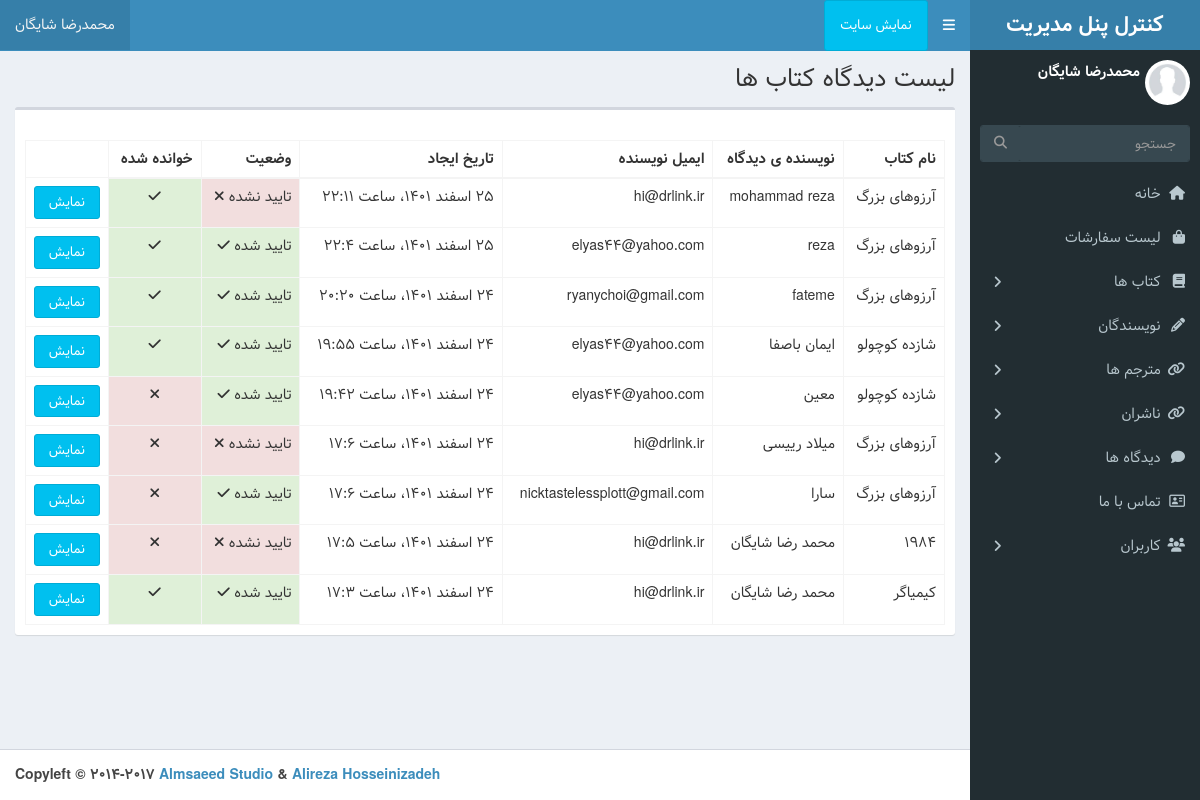
The app's page /admin-dashboard/book-comments (signed in) with its own data.
### book/models.py (models this page shows, shortened)
class BookComment(models.Model):
	book = models.ForeignKey(Book,on_delete=models.CASCADE,related_name='comments')
	name = models.CharField(max_length=100)
	email = models.EmailField()
	body = models.TextField()
	created_on = models.DateTimeField(auto_now_add=True)
	active = models.BooleanField(default=False)
	is_read = models.BooleanField(default=False)
	class Meta:
		db_table = 'Book Comment'
		ordering = ['-created_on']
	def jpublish(self):
		return jalali_converter(self.created_on)
	objects = BookCommentManager()

class Book (models.Model):
	STATUS_CHOICES = (
		('A',  "Available"),
		('U',"Unavailable"),
		)
	name = models.CharField(max_length=255)
	slug = models.CharField(max_length=255 , unique=True)
	publisher = models.ForeignKey(Publisher , on_delete=models.CASCADE)
	author = models.ForeignKey(Author , on_delete=models.CASCADE, related_name='books')
	translator = models.ForeignKey(Translator , on_delete=models.CASCADE)
	code = models.IntegerField(unique=True)
	description = RichTextField()
	pages = models.IntegerField()
	published_date = models.IntegerField()
	status = models.CharField(max_length=1 , choices=STATUS_CHOICES)
	active_date = models.DateField(auto_now_add=True)
	image = models.ImageField(upload_to='image')
	price = models.IntegerField()
	class Meta:
		db_table = 'Book'
		ordering = ['-active_date', '-id']
		get_latest_by = 'active_date'
	def __str__(self):
		return self.name
	objects = BookManager()

### dashboard/views.py (the view)
# urls.py: path('book-comments', views.BookCommentDashboard.as_view() , name='book-comments_list'),
class BookCommentDashboard(LoginRequiredMixin ,DashboardLoginMixin, ListView):
    queryset = BookComment.objects.all()
    template_name = 'dashboard/book_comment_list.html'
    paginate_by = 10

### dashboard/mixins.py (called while the page is built)
	def dispatch(self, request, *args, **kwargs):
		if request.user.is_superuser or request.user.is_staff:
			return super().dispatch(request, *args, **kwargs) # type: ignore
		else:
			return redirect ('Book:index')

### extensions/jalali.py (called while the page is built)
    def persian_tuple(self):
        return self.persian_year, self.persian_month, self.persian_day

### extensions/utils.py (called while the page is built)
def persian_numbers_converter(mystr):
	numbers = {
		"0": "۰",
		"1": "۱",
		"2": "۲",
		"3": "۳",
		"4": "۴",
		"5": "۵",
		"6": "۶",
		"7": "۷",
		"8": "۸",
		"9": "۹",
	}
	for e, p in numbers.items():
		mystr = mystr.replace(e, p)
	return mystr

def jalali_converter(time):
	jmonths = ["فروردین", "اردیبهشت", "خرداد", "تیر", "مرداد", "شهریور", "مهر", "آبان", "آذر", "دی", "بهمن", "اسفند",]
	time = timezone.localtime(time)
	time_to_str = "{},{},{}".format(time.year, time.month,time.day)
	time_to_tuple = jalali.Gregorian(time_to_str).persian_tuple()
	time_to_list = list(time_to_tuple)
	for index, month in enumerate(jmonths):
		if time_to_list[1] == index + 1:
			time_to_list[1] = month
			break
	output = "{} {} {}، ساعت {}:{}".format(
		time_to_list[2],
		time_to_list[1],
		time_to_list[0],
		time.hour,
		time.minute,
	)
	return persian_numbers_converter(output)

### templates/dashboard/book_comment_list.html (shortened to what this page needs)
{% extends 'dashboard/base.html' %}
{% load static %}
{% block title %} لیست دیدگاه کتاب ها {% endblock %}
{% block main %}
    <section class="content">
        <div class="row">
            <div class="col-xs-12">
                <div class="box">
                    <div class="box-header">
              </div>
              <div class="box-body">
                <table id="example2" class="table table-bordered table-hover">
                  <thead>
                  <tr>
                    <th>نام کتاب</th>
                    <th>نویسنده ی دیدگاه </th>
                    <th> ایمیل نویسنده</th>
                    <th>تاریخ ایجاد</th>
                    <th>وضعیت</th>
                    <th>خوانده شده</th>
                  </tr>
                  </thead>
                  <tbody>
                      {% for comment in object_list %}
                    <tr>
                        <td>{{comment.book}}</td>
                        <td> {{comment.name}}</td>
                        <td>{{comment.email}}</td>
                        <td>{{comment.jpublish}} </td>
                        {% if comment.active == False %}<td  class="tp-3 mb-2 bg-danger text-white">تایید نشده <i class="fa fa-close"></i></td>{% else %}
                        <td class="p-3 mb-2 bg-success text-white">تایید شده <i class="fa fa-check"></i></td>{% endif %}
                        {% if comment.is_read == False %}<td  style="text-align: center;" class="tp-3 mb-2 bg-danger text-white"><i class="fa fa-close"></i></td>{% else %}
                        <td style="text-align: center;" class="p-3 mb-2 bg-success text-white"> <i class="fa fa-check"></i></td>{% endif %}
                        <td><a href="{% url 'Dashboard:book_comment_detail' comment.pk %}" class="btn btn-block btn-info">نمایش</a></td>
                    </tr>
                    {% endfor %}
                  </tbody>
                </table>
              </div>
            </div>
        </div>
        <section class="articles-pagination">
            <div class="container p-4 ">
            </div>
            </section>
      </section>
{% endblock %}

### templates/dashboard/base.html (shortened to what this page needs)
{% load static %}
<!DOCTYPE html>
<html>
<head>
  <link rel="stylesheet" href="{% static 'dashboard/dist/css/bootstrap-theme.css' %}">
  <link rel="stylesheet" href="{% static 'dashboard/dist/css/rtl.css' %}">
  <link rel="stylesheet" href="{% static 'dashboard/bower_components/font-awesome/css/font-awesome.min.css' %}">
  <link rel="stylesheet" href="{% static 'dashboard/bower_components/Ionicons/css/ionicons.min.css' %}">
  <link rel="stylesheet" href="{% static 'dashboard/dist/css/AdminLTE.css' %}">
  <link rel="stylesheet" href="{% static 'dashboard/dist/css/skins/skin-blue.min.css' %}">
</head>
<body class="hold-transition skin-blue sidebar-mini">
<div class="wrapper">
  <header class="main-header">
    <a href="{% url 'Dashboard:dashboard' %}" class="logo">
      <span class="logo-lg"><b>کنترل پنل مدیریت</b></span>
    </a>
    <nav class="navbar navbar-static-top">
      <a href="#" class="sidebar-toggle" data-toggle="push-menu" role="button">
      </a>
      <a class="btn btn-info" style="padding: 15px;" href="{% url 'Book:index' %} " target="_blank">نمایش سایت</a>
      <div class="navbar-custom-menu">
        <ul class="nav navbar-nav">
          <li class="dropdown user user-menu">
            <a href="#" class="dropdown-toggle" data-toggle="dropdown">
              <span class="hidden-xs">{{user.get_full_name}}</span>
            </a>
          </li>
        </ul>
      </div>
    </nav>
  </header>
  <aside class="main-sidebar">
    <section class="sidebar">
      <div class="user-panel">
        <div class="pull-right image">
          <img src="{% static 'dashboard/dist/img/profile.jpg' %}" class="img-circle" alt="User Image">
        </div>
        <div class="pull-right info">
          <p>{{user.get_full_name}}</p>
        </div>
      </div>
      <form action="#" method="get" class="sidebar-form">
        <div class="input-group">
          <input type="text" name="q" class="form-control" placeholder="جستجو">
          <span class="input-group-btn">
              <button type="submit" name="search" id="search-btn" class="btn btn-flat"><i class="fa fa-search"></i>
              </button>
            </span>
        </div>
      </form>
      <ul class="sidebar-menu" data-widget="tree">
        <li><a href="{% url 'Dashboard:dashboard' %}"><i class="fa fa-home"></i> <span>خانه</span></a></li>
        <li><a href="{% url 'Dashboard:order_list' %}"><i class="fa fa-shopping-bag"></i> <span>لیست سفارشات</span></a></li>
        <li class="treeview">
          <a href="#"><i class="fa fa-book"></i> <span>کتاب ها</span>
            <span class="pull-left-container">
              <i class="fa fa-angle-right pull-left"></i>
            </span>
          </a>
        </li>
        <li class="treeview">
          <a href="#"><i class='fa fa-pencil'></i> <span>نویسندگان </span>
            <span class="pull-left-container">
              <i class="fa fa-angle-right pull-left"></i>
            </span>
          </a>
        </li>
        <li class="treeview">
          <a href="#"><i class="fa fa-link"></i> <span>مترجم ها</span>
            <span class="pull-left-container">
              <i class="fa fa-angle-right pull-left"></i>
            </span>
          </a>
        </li>
        <li class="treeview">
          <a href="#"><i class="fa fa-link"></i> <span> ناشران</span>
            <span class="pull-left-container">
              <i class="fa fa-angle-right pull-left"></i>
            </span>
          </a>
        </li>
        <li class="treeview">
          <a href="#"><i class="fa fa-comment"></i> <span>دیدگاه ها</span>
            <span class="pull-left-container">
              <i class="fa fa-angle-right pull-left"></i>
            </span>
          </a>
        </li>
        <li><a href="{% url 'Dashboard:contact_us_list' %}"><i class="fa fa-address-card-o"></i> <span>تماس با ما</span></a></li>
        <li class="treeview">
          <a href="#"><i class="fa fa-users"></i></i> <span> کاربران</span>
            <span class="pull-left-container">
              <i class="fa fa-angle-right pull-left"></i>
            </span>
          </a>
        </li>
      </ul>
    </section>
  </aside>
  <div class="content-wrapper">
    <section class="content-header">
      <h1>
      {% block title %} {% endblock %}
      </h1>
    </section>
    {% block main %}
    {% endblock %}
  </div>
  <footer class="main-footer text-left">
    <strong>Copyleft &copy; 2014-2017 <a href="https://adminlte.io">Almsaeed Studio</a> & <a href="http://hosseinizadeh.ir/adminlte">Alireza Hosseinizadeh</a></strong>
  </footer>
</body>
</html>

### records on screen
BookComment: book "آرزوهای بزرگ", name "mohammad reza", email "hi@drlink.ir", jpublish "۲۵ اسفند ۱۴۰۱، ساعت ۲۲:۱۱", active "تایید نشده", is_read True (drawn)
BookComment: book "آرزوهای بزرگ", name "reza", email "elyas44@yahoo.com", jpublish "۲۵ اسفند ۱۴۰۱، ساعت ۲۲:۴", active "تایید شده", is_read True (drawn)
BookComment: book "آرزوهای بزرگ", name "fateme", email "ryanychoi@gmail.com", jpublish "۲۴ اسفند ۱۴۰۱، ساعت ۲۰:۲۰", active "تایید شده", is_read True (drawn)
BookComment: book "شازده کوچولو", name "ایمان باصفا", email "elyas44@yahoo.com", jpublish "۲۴ اسفند ۱۴۰۱، ساعت ۱۹:۵۵", active "تایید شده", is_read True (drawn)
BookComment: book "شازده کوچولو", name "معین", email "elyas44@yahoo.com", jpublish "۲۴ اسفند ۱۴۰۱، ساعت ۱۹:۴۲", active "تایید شده", is_read False (drawn)
BookComment: book "آرزوهای بزرگ", name "میلاد رییسی", email "hi@drlink.ir", jpublish "۲۴ اسفند ۱۴۰۱، ساعت ۱۷:۶", active "تایید نشده", is_read False (drawn)
BookComment: book "آرزوهای بزرگ", name "سارا", email "nicktastelessplott@gmail.com", jpublish "۲۴ اسفند ۱۴۰۱، ساعت ۱۷:۶", active "تایید شده", is_read False (drawn)
BookComment: book "1984", name "محمد رضا شایگان", email "hi@drlink.ir", jpublish "۲۴ اسفند ۱۴۰۱، ساعت ۱۷:۵", active "تایید نشده", is_read False (drawn)
BookComment: book "کیمیاگر", name "محمد رضا شایگان", email "hi@drlink.ir", jpublish "۲۴ اسفند ۱۴۰۱، ساعت ۱۷:۳", active "تایید شده", is_read True (drawn)

### other values on screen
{{ user.get_full_name }} "محمدرضا شایگان"
